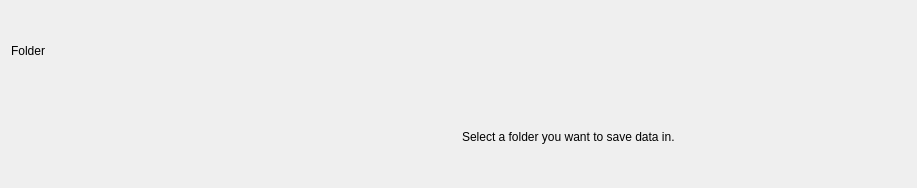
<?xml version="1.0" encoding="UTF-8"?>
<ui version="4.0">
 <class>Form</class>
 <widget class="QWidget" name="Form">
  <property name="geometry">
   <rect>
    <x>0</x>
    <y>0</y>
    <width>917</width>
    <height>188</height>
   </rect>
  </property>
  <property name="windowTitle">
   <string>Form</string>
  </property>
  <layout class="QGridLayout" name="gridLayout">
   <item row="0" column="0">
    <widget class="QLabel" name="label">
     <property name="text">
      <string>Folder</string>
     </property>
    </widget>
   </item>
   <item row="0" column="1">
    <widget class="QgsFileWidget" name="lfbFolderSelection">
     <property name="fullUrl">
      <bool>false</bool>
     </property>
     <property name="storageMode">
      <enum>QgsFileWidget::GetDirectory</enum>
     </property>
     <property name="options">
      <set>QFileDialog::ReadOnly</set>
     </property>
    </widget>
   </item>
   <item row="1" column="1">
    <widget class="QLabel" name="lfbFolderSelectionError">
     <property name="text">
      <string>Select a folder you want to save data in.</string>
     </property>
    </widget>
   </item>
  </layout>
 </widget>
 <customwidgets>
  <customwidget>
   <class>QgsFileWidget</class>
   <extends>QWidget</extends>
   <header>qgsfilewidget.h</header>
  </customwidget>
 </customwidgets>
 <resources/>
 <connections/>
</ui>
